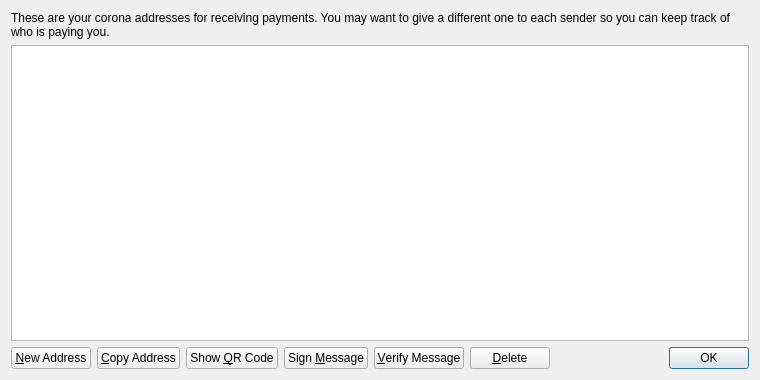
<?xml version="1.0" encoding="UTF-8"?>
<ui version="4.0">
 <class>AddressBookPage</class>
 <widget class="QWidget" name="AddressBookPage">
  <property name="geometry">
   <rect>
    <x>0</x>
    <y>0</y>
    <width>760</width>
    <height>380</height>
   </rect>
  </property>
  <property name="windowTitle">
   <string>Address Book</string>
  </property>
  <layout class="QVBoxLayout" name="verticalLayout">
   <item>
    <widget class="QLabel" name="labelExplanation">
     <property name="text">
      <string>These are your corona addresses for receiving payments. You may want to give a different one to each sender so you can keep track of who is paying you.</string>
     </property>
     <property name="textFormat">
      <enum>Qt::PlainText</enum>
     </property>
     <property name="wordWrap">
      <bool>true</bool>
     </property>
    </widget>
   </item>
   <item>
    <widget class="QTableView" name="tableView">
     <property name="contextMenuPolicy">
      <enum>Qt::CustomContextMenu</enum>
     </property>
     <property name="toolTip">
      <string>Double-click to edit address or label</string>
     </property>
     <property name="tabKeyNavigation">
      <bool>false</bool>
     </property>
     <property name="alternatingRowColors">
      <bool>true</bool>
     </property>
     <property name="selectionMode">
      <enum>QAbstractItemView::SingleSelection</enum>
     </property>
     <property name="selectionBehavior">
      <enum>QAbstractItemView::SelectRows</enum>
     </property>
     <property name="sortingEnabled">
      <bool>true</bool>
     </property>
     <attribute name="verticalHeaderVisible">
      <bool>false</bool>
     </attribute>
    </widget>
   </item>
   <item>
    <layout class="QHBoxLayout" name="horizontalLayout">
     <item>
      <widget class="QPushButton" name="newAddressButton">
       <property name="toolTip">
        <string>Create a new address</string>
       </property>
       <property name="text">
        <string>&amp;New Address</string>
       </property>
       <property name="icon">
        <iconset resource="../bitcoin.qrc">
         <normaloff>:/icons/add</normaloff>:/icons/add</iconset>
       </property>
      </widget>
     </item>
     <item>
      <widget class="QPushButton" name="copyToClipboard">
       <property name="toolTip">
        <string>Copy the currently selected address to the system clipboard</string>
       </property>
       <property name="text">
        <string>&amp;Copy Address</string>
       </property>
       <property name="icon">
        <iconset resource="../bitcoin.qrc">
         <normaloff>:/icons/editcopy</normaloff>:/icons/editcopy</iconset>
       </property>
      </widget>
     </item>
     <item>
      <widget class="QPushButton" name="showQRCode">
       <property name="text">
        <string>Show &amp;QR Code</string>
       </property>
       <property name="icon">
        <iconset resource="../bitcoin.qrc">
         <normaloff>:/icons/qrcode</normaloff>:/icons/qrcode</iconset>
       </property>
      </widget>
     </item>
     <item>
      <widget class="QPushButton" name="signMessage">
       <property name="toolTip">
        <string>Sign a message to prove you own a corona address</string>
       </property>
       <property name="text">
        <string>Sign &amp;Message</string>
       </property>
       <property name="icon">
        <iconset resource="../bitcoin.qrc">
         <normaloff>:/icons/edit</normaloff>:/icons/edit</iconset>
       </property>
      </widget>
     </item>
     <item>
      <widget class="QPushButton" name="verifyMessage">
       <property name="toolTip">
        <string>Verify a message to ensure it was signed with a specified corona address</string>
       </property>
       <property name="text">
        <string>&amp;Verify Message</string>
       </property>
       <property name="icon">
        <iconset resource="../bitcoin.qrc">
         <normaloff>:/icons/transaction_0</normaloff>:/icons/transaction_0</iconset>
       </property>
      </widget>
     </item>
     <item>
      <widget class="QPushButton" name="deleteButton">
       <property name="toolTip">
        <string>Delete the currently selected address from the list</string>
       </property>
       <property name="text">
        <string>&amp;Delete</string>
       </property>
       <property name="icon">
        <iconset resource="../bitcoin.qrc">
         <normaloff>:/icons/remove</normaloff>:/icons/remove</iconset>
       </property>
      </widget>
     </item>
     <item>
      <spacer name="horizontalSpacer">
       <property name="orientation">
        <enum>Qt::Horizontal</enum>
       </property>
       <property name="sizeHint" stdset="0">
        <size>
         <width>40</width>
         <height>20</height>
        </size>
       </property>
      </spacer>
     </item>
     <item>
      <widget class="QDialogButtonBox" name="buttonBox">
       <property name="sizePolicy">
        <sizepolicy hsizetype="Maximum" vsizetype="Fixed">
         <horstretch>0</horstretch>
         <verstretch>0</verstretch>
        </sizepolicy>
       </property>
       <property name="standardButtons">
        <set>QDialogButtonBox::Ok</set>
       </property>
      </widget>
     </item>
    </layout>
   </item>
  </layout>
 </widget>
 <resources>
  <include location="../bitcoin.qrc"/>
 </resources>
 <connections/>
</ui>
